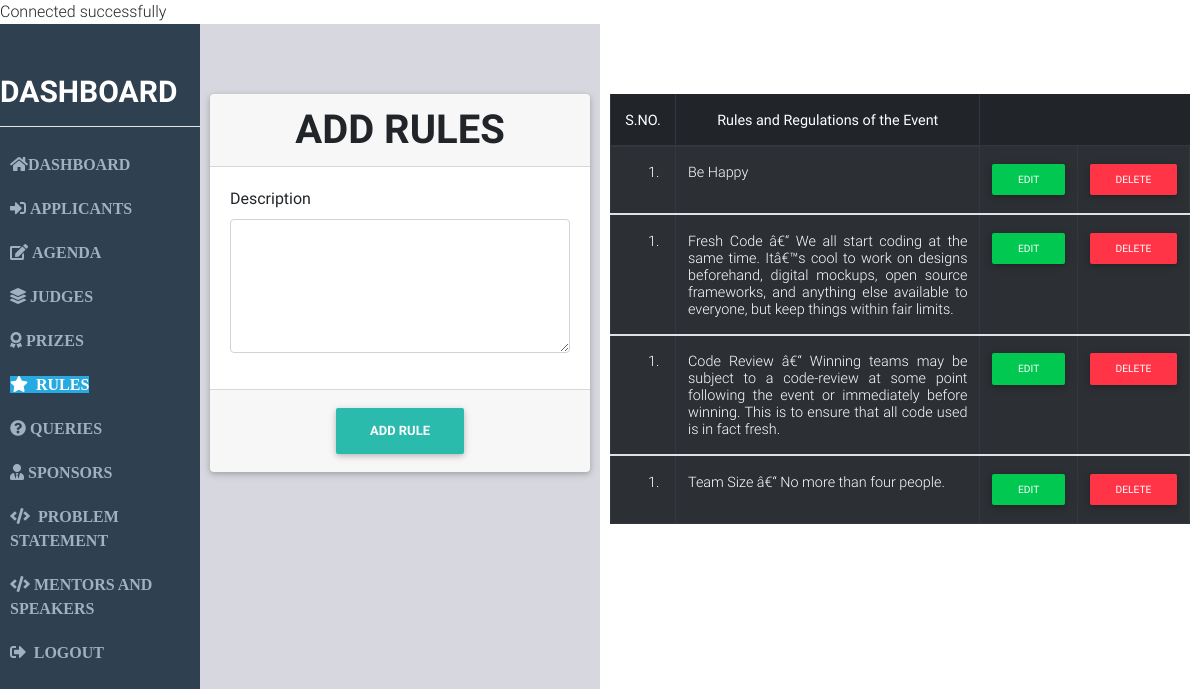
The page /rules.php (signed in) on the database its author committed.
### tables this page shows
CREATE TABLE `rules` (
  `id` int(10) NOT NULL,
  `rules` text NOT NULL
);

### rules.php (the view, shortened to what this page needs)
<?php
include("connect.php");
?>
<!DOCTYPE html>
<html>
<head>
	<link rel="stylesheet" href="https://use.fontawesome.com/releases/v5.3.1/css/all.css">
	<link rel="stylesheet" type="text/css" href="CSS/bootstrap.min.css">
	<link rel="stylesheet" type="text/css" href="CSS/mdb.min.css">
</head>
<body>
	<div class="container-fluid">
		<div class="row">
      <div class="col-sm-2 col-md-2 left">
        <h1 class="text-uppercase font-weight-bold text-white">Dashboard</h1>
        <hr class="white">
        <ul class="nav nav-pills nav-stacked md-pills" id="main">
          <li class="list-item"><a href="ad_dashboard.php" class="text-uppercase font-weight-bold"><span><i class="fas fa-home"></span></i>DASHBOARD</a>
          </li>
          <li class="list-item"><a href="rsvp.php" class="text-uppercase font-weight-bold"><span><i class="fas fa-sign-in-alt">&nbsp;</span></i>Applicants</a>
          </li>
          <li class="list-item"><a href="agenda.php" class="text-uppercase font-weight-bold"><spam><i class="fas fa-edit"></i>&nbsp;</span>Agenda</a>
          </li>
          <li class="list-item "><a href="judges.php" class="text-uppercase font-weight-bold"><span><i class="fas fa-layer-group"></i>&nbsp;</span>Judges</a>
          </li>
          <li class="list-item"><a href="prizes.php" class="text-uppercase font-weight-bold"><span><i class="fas fa-award"></i>&nbsp;</span>Prizes</a>
          </li>
          <li class="list-item active" active><a href="rules.php" class="text-uppercase font-weight-bold"><span><i class="fas fa-star"></i>&nbsp;</span> Rules</a>
          </li>
          <li class="list-item"><a href="query.php" class="text-uppercase font-weight-bold"><span><i class="fas fa-question-circle"></i>&nbsp;</span>Queries</a>
          </li>
          <li class="list-item"><a href="sponsors.php" class="text-uppercase font-weight-bold"><span><i class="fas fa-user-tie"></i>&nbsp;</span>Sponsors</a>
          </li>
          <li class="list-item"><a href="problem.php" class="text-uppercase font-weight-bold"><span><i class="fas fa-code"></i>&nbsp;</span> Problem Statement</a>
          </li>
          <li class="list-item"><a href="mentors.php" class="text-uppercase font-weight-bold"><span><i class="fas fa-code"></i>&nbsp;</span>Mentors and Speakers</a>
          </li>
          <li class="list-item"><a href="logout.php" class="text-uppercase font-weight-bold"><span><i class="fas fa-sign-out-alt"></i>&nbsp;</span> Logout</a>
					</li>
        </ul>
      </div>
			<div class="col-sm-4 col-md-4 center">
				<div class="card">
					<div class="card-header h1 font-weight-bold text-uppercase text-center">Add Rules</div>
					<div class="card-body">
						<div class="form">
<form action="rules.php" method="post">
							<div class="form-group">
								<label for="description">Description</label>
								<textarea type="text" name="rules" id="description" class="form-control" rows="5"></textarea>
							</div>
						</div>
					</div>
					<div class="card-footer">
						<div class="text-center">
							<button class="btn font-weight-bold text-white" name="insert" value="submit">Add Rule</button>
						</div>
					</div>
				</div></form>
			</div>
			<div class="col-sm-6 col-md-6 right">
				<table class="table table-hover table-striped table-bordered table-responsive table-dark" id="makeEditable">
					<thead class="font-weight-bold text-center">
						<tr>
						<th>S.NO.</th>
						<th>Rules and Regulations of the Event</th>
						</tr>
					</thead>
          <?php
          $query = $con->query('SELECT * FROM rules');
          if($query->num_rows > 0){
              while($row = $query->fetch_assoc()){
                  $rules=$row['rules'];
          ?>
					<tbody>
						<tr>
						<td><ol><li></li></ol></td>
						<td class="text-justify"><?php echo"$rules"; ?></td>
            <td><a href="edit_rule.php?id= <?php echo $row["id"];  ?> " class= "btn btn-sm text-center btn-success text-upppercase">Edit</a></td>
            <td><a href="del_rule.php?id=<?php echo $row["id"];  ?>" class= "btn btn-sm btn-danger text-center text-upppercase">Delete</a></td>
						</tr>
          <?php }
          }
          else{ ?>
            <center>  <h1>NO RULES decided yet!</h1></center>
          <?php } ?>
					</tbody>
				</table>
			</div>
		</div>
	</div>
</body>
</html>

### rules.php (style rules this page uses)
html,body { margin:0px; padding: 0px; }
.left { background-color: #2F4050; width: 100%; height: 100vh; padding:50px 0px; }
.left h1 { font-family: Roboto; font-size: 30px; }
.left ul { display: block; }
.left ul li { padding: 10px; }
.left ul li a { color: #9FB1C2; font-size: 16px; font-family: Poppins; }
.left ul .active a { color: #FFFFFF; background-color: #27AAE1; font-weight: bolder; }
.center { padding: 70px 10px; background-color: #D7D7DF; }
.card-footer button { background-color: #2BBBAD; }
.right { padding: 70px 10px; }

### rows shown on the page
rules: rules "Be Happy"
rules: rules "Fresh Code â€“ We all start coding at the same time. Itâ€™s cool to work on designs beforehand, digital mockups, open source frameworks, and anything else available to everyone, but keep things within fair limits."
rules: rules "Code Review â€“ Winning teams may be subject to a code-review at some point following the event or immediately before winning. This is to ensure that all code used is in fact fresh."
rules: rules "Team Size â€“ No more than four people."
